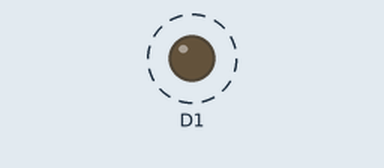
This sketch was run on a simulated ESP8266 (NodeMCU). Shown: output pins drawn as LEDs (lit = HIGH). Dashed ring = blinking.

Above: at 0.5 s.
Timing chart, 0 to 4.6 s (numbered marks = the images above):
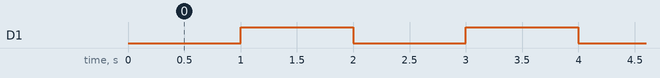

The sketch:

ledblink_nodeMCU.ino
```cpp
void setup() {
  // put your setup code here, to run once:
pinMode(D1, OUTPUT);
}

void loop() {
  // put your main code here, to run repeatedly:
digitalWrite(D1,LOW);
delay(1000);
digitalWrite(D1,HIGH);
delay(1000);
}
```

Measured:
- by itself, D1: alternates HIGH for 1.0 s and LOW for 1.0 s
